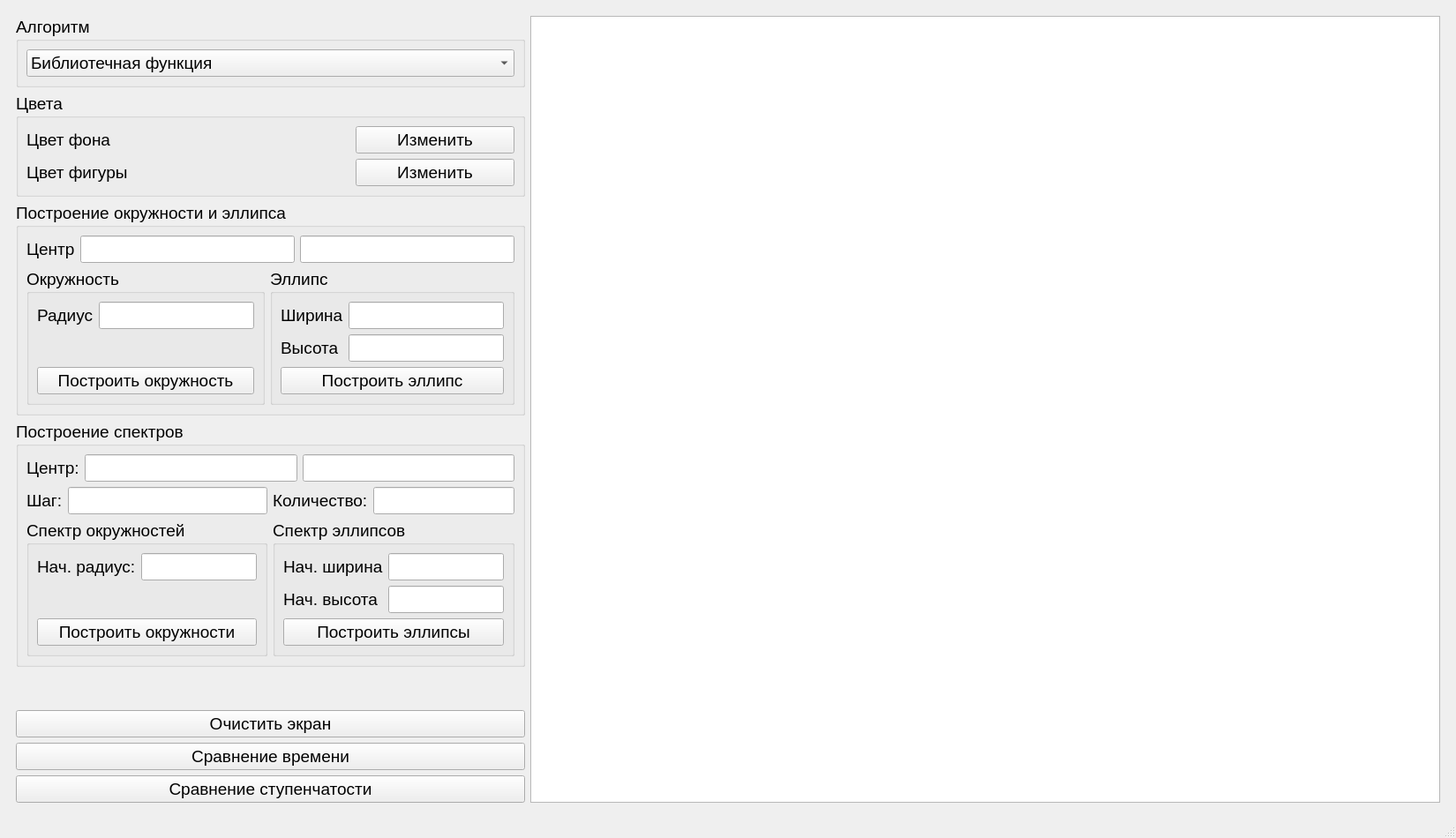
<?xml version="1.0" encoding="UTF-8"?>
<ui version="4.0">
 <class>MainWindow</class>
 <widget class="QMainWindow" name="MainWindow">
  <property name="enabled">
   <bool>true</bool>
  </property>
  <property name="geometry">
   <rect>
    <x>0</x>
    <y>0</y>
    <width>1650</width>
    <height>950</height>
   </rect>
  </property>
  <property name="sizePolicy">
   <sizepolicy hsizetype="Preferred" vsizetype="Preferred">
    <horstretch>0</horstretch>
    <verstretch>0</verstretch>
   </sizepolicy>
  </property>
  <property name="minimumSize">
   <size>
    <width>1550</width>
    <height>950</height>
   </size>
  </property>
  <property name="windowTitle">
   <string>MainWindow</string>
  </property>
  <property name="windowOpacity">
   <double>0.000000000000000</double>
  </property>
  <property name="documentMode">
   <bool>false</bool>
  </property>
  <widget class="QWidget" name="centralwidget">
   <layout class="QGridLayout" name="gridLayout_11">
    <item row="1" column="0">
     <widget class="QStackedWidget" name="stackedWidget">
      <property name="minimumSize">
       <size>
        <width>1532</width>
        <height>866</height>
       </size>
      </property>
      <property name="currentIndex">
       <number>0</number>
      </property>
      <widget class="QWidget" name="main_page">
       <property name="minimumSize">
        <size>
         <width>1632</width>
         <height>886</height>
        </size>
       </property>
       <layout class="QGridLayout" name="gridLayout_6">
        <item row="2" column="0">
         <widget class="QGroupBox" name="groupBox_3">
          <property name="sizePolicy">
           <sizepolicy hsizetype="Maximum" vsizetype="Maximum">
            <horstretch>0</horstretch>
            <verstretch>0</verstretch>
           </sizepolicy>
          </property>
          <property name="font">
           <font>
            <pointsize>14</pointsize>
           </font>
          </property>
          <property name="title">
           <string>Построение окружности и эллипса</string>
          </property>
          <layout class="QGridLayout" name="gridLayout_4">
           <item row="0" column="0" colspan="2">
            <layout class="QHBoxLayout" name="horizontalLayout_5">
             <item>
              <widget class="QLabel" name="label_3">
               <property name="sizePolicy">
                <sizepolicy hsizetype="Maximum" vsizetype="Preferred">
                 <horstretch>0</horstretch>
                 <verstretch>0</verstretch>
                </sizepolicy>
               </property>
               <property name="text">
                <string>Центр</string>
               </property>
              </widget>
             </item>
             <item>
              <widget class="QLineEdit" name="x_centre_edit">
               <property name="sizePolicy">
                <sizepolicy hsizetype="Minimum" vsizetype="Fixed">
                 <horstretch>0</horstretch>
                 <verstretch>0</verstretch>
                </sizepolicy>
               </property>
              </widget>
             </item>
             <item>
              <widget class="QLineEdit" name="y_centre_edit">
               <property name="sizePolicy">
                <sizepolicy hsizetype="Minimum" vsizetype="Fixed">
                 <horstretch>0</horstretch>
                 <verstretch>0</verstretch>
                </sizepolicy>
               </property>
              </widget>
             </item>
            </layout>
           </item>
           <item row="1" column="1" rowspan="4">
            <widget class="QGroupBox" name="groupBox_8">
             <property name="sizePolicy">
              <sizepolicy hsizetype="Maximum" vsizetype="Preferred">
               <horstretch>0</horstretch>
               <verstretch>0</verstretch>
              </sizepolicy>
             </property>
             <property name="title">
              <string>Эллипс</string>
             </property>
             <layout class="QGridLayout" name="gridLayout_10">
              <item row="1" column="0">
               <widget class="QLabel" name="label_12">
                <property name="text">
                 <string>Высота</string>
                </property>
               </widget>
              </item>
              <item row="1" column="1">
               <widget class="QLineEdit" name="ry_edit"/>
              </item>
              <item row="0" column="0">
               <widget class="QLabel" name="label_6">
                <property name="text">
                 <string>Ширина</string>
                </property>
               </widget>
              </item>
              <item row="0" column="1">
               <widget class="QLineEdit" name="rx_edit"/>
              </item>
              <item row="2" column="0" colspan="2">
               <widget class="QPushButton" name="draw_ellipse_btn">
                <property name="text">
                 <string>Построить эллипс</string>
                </property>
               </widget>
              </item>
             </layout>
            </widget>
           </item>
           <item row="1" column="0" rowspan="4">
            <widget class="QGroupBox" name="groupBox_7">
             <property name="sizePolicy">
              <sizepolicy hsizetype="Maximum" vsizetype="Preferred">
               <horstretch>0</horstretch>
               <verstretch>0</verstretch>
              </sizepolicy>
             </property>
             <property name="title">
              <string>Окружность</string>
             </property>
             <layout class="QGridLayout" name="gridLayout_8">
              <item row="4" column="0" colspan="2">
               <widget class="QPushButton" name="draw_circle_btn">
                <property name="text">
                 <string>Построить окружность</string>
                </property>
               </widget>
              </item>
              <item row="2" column="0">
               <widget class="QLabel" name="label_5">
                <property name="sizePolicy">
                 <sizepolicy hsizetype="Preferred" vsizetype="Preferred">
                  <horstretch>0</horstretch>
                  <verstretch>0</verstretch>
                 </sizepolicy>
                </property>
                <property name="text">
                 <string>Радиус</string>
                </property>
               </widget>
              </item>
              <item row="2" column="1">
               <widget class="QLineEdit" name="radius_edit">
                <property name="sizePolicy">
                 <sizepolicy hsizetype="Preferred" vsizetype="Maximum">
                  <horstretch>0</horstretch>
                  <verstretch>0</verstretch>
                 </sizepolicy>
                </property>
               </widget>
              </item>
              <item row="3" column="0">
               <widget class="QLabel" name="label_16">
                <property name="text">
                 <string/>
                </property>
               </widget>
              </item>
             </layout>
            </widget>
           </item>
          </layout>
         </widget>
        </item>
        <item row="3" column="0">
         <widget class="QGroupBox" name="groupBox_6">
          <property name="sizePolicy">
           <sizepolicy hsizetype="Ignored" vsizetype="Maximum">
            <horstretch>0</horstretch>
            <verstretch>0</verstretch>
           </sizepolicy>
          </property>
          <property name="font">
           <font>
            <pointsize>14</pointsize>
           </font>
          </property>
          <property name="title">
           <string>Построение спектров</string>
          </property>
          <layout class="QGridLayout" name="gridLayout_7">
           <item row="3" column="0">
            <widget class="QGroupBox" name="groupBox_4">
             <property name="sizePolicy">
              <sizepolicy hsizetype="Maximum" vsizetype="Preferred">
               <horstretch>0</horstretch>
               <verstretch>0</verstretch>
              </sizepolicy>
             </property>
             <property name="title">
              <string>Спектр окружностей</string>
             </property>
             <layout class="QGridLayout" name="gridLayout_5">
              <item row="0" column="0">
               <widget class="QLabel" name="label_14">
                <property name="sizePolicy">
                 <sizepolicy hsizetype="Maximum" vsizetype="Preferred">
                  <horstretch>0</horstretch>
                  <verstretch>0</verstretch>
                 </sizepolicy>
                </property>
                <property name="text">
                 <string>Нач. радиус:</string>
                </property>
               </widget>
              </item>
              <item row="0" column="1">
               <widget class="QLineEdit" name="start_radius_edit">
                <property name="sizePolicy">
                 <sizepolicy hsizetype="Maximum" vsizetype="Fixed">
                  <horstretch>0</horstretch>
                  <verstretch>0</verstretch>
                 </sizepolicy>
                </property>
               </widget>
              </item>
              <item row="3" column="0" colspan="2">
               <widget class="QPushButton" name="draw_circle_spectra_btn">
                <property name="sizePolicy">
                 <sizepolicy hsizetype="Preferred" vsizetype="Fixed">
                  <horstretch>0</horstretch>
                  <verstretch>0</verstretch>
                 </sizepolicy>
                </property>
                <property name="text">
                 <string>Построить окружности</string>
                </property>
               </widget>
              </item>
              <item row="1" column="0">
               <widget class="QLabel" name="label_17">
                <property name="sizePolicy">
                 <sizepolicy hsizetype="Maximum" vsizetype="Preferred">
                  <horstretch>0</horstretch>
                  <verstretch>0</verstretch>
                 </sizepolicy>
                </property>
                <property name="text">
                 <string/>
                </property>
               </widget>
              </item>
             </layout>
            </widget>
           </item>
           <item row="2" column="0">
            <layout class="QHBoxLayout" name="horizontalLayout_3">
             <item>
              <widget class="QLabel" name="label_4">
               <property name="sizePolicy">
                <sizepolicy hsizetype="Maximum" vsizetype="Preferred">
                 <horstretch>0</horstretch>
                 <verstretch>0</verstretch>
                </sizepolicy>
               </property>
               <property name="text">
                <string>Шаг:</string>
               </property>
              </widget>
             </item>
             <item>
              <widget class="QLineEdit" name="step_spectra_edit">
               <property name="sizePolicy">
                <sizepolicy hsizetype="Preferred" vsizetype="Fixed">
                 <horstretch>0</horstretch>
                 <verstretch>0</verstretch>
                </sizepolicy>
               </property>
              </widget>
             </item>
            </layout>
           </item>
           <item row="3" column="1">
            <widget class="QGroupBox" name="groupBox_9">
             <property name="sizePolicy">
              <sizepolicy hsizetype="Preferred" vsizetype="Preferred">
               <horstretch>0</horstretch>
               <verstretch>0</verstretch>
              </sizepolicy>
             </property>
             <property name="title">
              <string>Спектр эллипсов</string>
             </property>
             <layout class="QGridLayout" name="gridLayout_9">
              <item row="0" column="1">
               <widget class="QLineEdit" name="start_w_edit">
                <property name="sizePolicy">
                 <sizepolicy hsizetype="Maximum" vsizetype="Fixed">
                  <horstretch>0</horstretch>
                  <verstretch>0</verstretch>
                 </sizepolicy>
                </property>
               </widget>
              </item>
              <item row="2" column="0" colspan="2">
               <widget class="QPushButton" name="draw_ellipse_scpectra_btn">
                <property name="sizePolicy">
                 <sizepolicy hsizetype="Preferred" vsizetype="Fixed">
                  <horstretch>0</horstretch>
                  <verstretch>0</verstretch>
                 </sizepolicy>
                </property>
                <property name="text">
                 <string>Построить эллипсы</string>
                </property>
               </widget>
              </item>
              <item row="0" column="0">
               <widget class="QLabel" name="label_7">
                <property name="sizePolicy">
                 <sizepolicy hsizetype="Maximum" vsizetype="Preferred">
                  <horstretch>0</horstretch>
                  <verstretch>0</verstretch>
                 </sizepolicy>
                </property>
                <property name="text">
                 <string>Нач. ширина</string>
                </property>
               </widget>
              </item>
              <item row="1" column="0">
               <widget class="QLabel" name="label_15">
                <property name="text">
                 <string>Нач. высота</string>
                </property>
               </widget>
              </item>
              <item row="1" column="1">
               <widget class="QLineEdit" name="start_h_edit">
                <property name="sizePolicy">
                 <sizepolicy hsizetype="Maximum" vsizetype="Fixed">
                  <horstretch>0</horstretch>
                  <verstretch>0</verstretch>
                 </sizepolicy>
                </property>
               </widget>
              </item>
             </layout>
            </widget>
           </item>
           <item row="2" column="1">
            <layout class="QHBoxLayout" name="horizontalLayout_4">
             <item>
              <widget class="QLabel" name="label_8">
               <property name="sizePolicy">
                <sizepolicy hsizetype="Maximum" vsizetype="Preferred">
                 <horstretch>0</horstretch>
                 <verstretch>0</verstretch>
                </sizepolicy>
               </property>
               <property name="text">
                <string>Количество:</string>
               </property>
              </widget>
             </item>
             <item>
              <widget class="QLineEdit" name="num_spectra_edit">
               <property name="sizePolicy">
                <sizepolicy hsizetype="Preferred" vsizetype="Fixed">
                 <horstretch>0</horstretch>
                 <verstretch>0</verstretch>
                </sizepolicy>
               </property>
              </widget>
             </item>
            </layout>
           </item>
           <item row="0" column="0" colspan="2">
            <layout class="QHBoxLayout" name="horizontalLayout_2">
             <property name="sizeConstraint">
              <enum>QLayout::SizeConstraint::SetMinimumSize</enum>
             </property>
             <item>
              <widget class="QLabel" name="label_13">
               <property name="sizePolicy">
                <sizepolicy hsizetype="Maximum" vsizetype="Preferred">
                 <horstretch>0</horstretch>
                 <verstretch>0</verstretch>
                </sizepolicy>
               </property>
               <property name="text">
                <string>Центр:</string>
               </property>
              </widget>
             </item>
             <item>
              <widget class="QLineEdit" name="x_spectra_edit">
               <property name="sizePolicy">
                <sizepolicy hsizetype="Preferred" vsizetype="Fixed">
                 <horstretch>0</horstretch>
                 <verstretch>0</verstretch>
                </sizepolicy>
               </property>
              </widget>
             </item>
             <item>
              <widget class="QLineEdit" name="y_spectra_edit">
               <property name="sizePolicy">
                <sizepolicy hsizetype="Preferred" vsizetype="Fixed">
                 <horstretch>0</horstretch>
                 <verstretch>0</verstretch>
                </sizepolicy>
               </property>
              </widget>
             </item>
            </layout>
           </item>
          </layout>
         </widget>
        </item>
        <item row="0" column="0">
         <widget class="QGroupBox" name="groupBox">
          <property name="sizePolicy">
           <sizepolicy hsizetype="Preferred" vsizetype="Maximum">
            <horstretch>0</horstretch>
            <verstretch>0</verstretch>
           </sizepolicy>
          </property>
          <property name="font">
           <font>
            <pointsize>14</pointsize>
           </font>
          </property>
          <property name="title">
           <string>Алгоритм</string>
          </property>
          <layout class="QVBoxLayout" name="verticalLayout">
           <item>
            <widget class="QComboBox" name="algorithm_box">
             <property name="sizePolicy">
              <sizepolicy hsizetype="Preferred" vsizetype="Fixed">
               <horstretch>0</horstretch>
               <verstretch>0</verstretch>
              </sizepolicy>
             </property>
             <item>
              <property name="text">
               <string>Библиотечная функция</string>
              </property>
             </item>
             <item>
              <property name="text">
               <string>Каноническое уравнение</string>
              </property>
             </item>
             <item>
              <property name="text">
               <string>Параметрическое уравнение</string>
              </property>
             </item>
             <item>
              <property name="text">
               <string>Брезенхем</string>
              </property>
             </item>
             <item>
              <property name="text">
               <string>Средней точки</string>
              </property>
             </item>
            </widget>
           </item>
          </layout>
         </widget>
        </item>
        <item row="0" column="1" rowspan="9">
         <widget class="QGraphicsView" name="graphics_view">
          <property name="sizePolicy">
           <sizepolicy hsizetype="Minimum" vsizetype="Minimum">
            <horstretch>1</horstretch>
            <verstretch>0</verstretch>
           </sizepolicy>
          </property>
          <property name="verticalScrollBarPolicy">
           <enum>Qt::ScrollBarPolicy::ScrollBarAlwaysOff</enum>
          </property>
          <property name="horizontalScrollBarPolicy">
           <enum>Qt::ScrollBarPolicy::ScrollBarAlwaysOff</enum>
          </property>
         </widget>
        </item>
        <item row="1" column="0">
         <widget class="QGroupBox" name="groupBox_2">
          <property name="enabled">
           <bool>true</bool>
          </property>
          <property name="sizePolicy">
           <sizepolicy hsizetype="Preferred" vsizetype="Maximum">
            <horstretch>0</horstretch>
            <verstretch>0</verstretch>
           </sizepolicy>
          </property>
          <property name="font">
           <font>
            <pointsize>14</pointsize>
           </font>
          </property>
          <property name="title">
           <string>Цвета</string>
          </property>
          <layout class="QVBoxLayout" name="verticalLayout_2">
           <item>
            <layout class="QGridLayout" name="gridLayout_2">
             <item row="1" column="2">
              <widget class="QPushButton" name="change_back_color_btn">
               <property name="text">
                <string>Изменить</string>
               </property>
              </widget>
             </item>
             <item row="1" column="1">
              <widget class="QWidget" name="background_color_widget" native="true">
               <property name="sizePolicy">
                <sizepolicy hsizetype="Minimum" vsizetype="Preferred">
                 <horstretch>0</horstretch>
                 <verstretch>0</verstretch>
                </sizepolicy>
               </property>
              </widget>
             </item>
             <item row="1" column="0">
              <widget class="QLabel" name="label">
               <property name="text">
                <string>Цвет фона</string>
               </property>
              </widget>
             </item>
            </layout>
           </item>
           <item>
            <layout class="QGridLayout" name="gridLayout_3">
             <item row="1" column="1">
              <widget class="QWidget" name="line_color_widget" native="true">
               <property name="sizePolicy">
                <sizepolicy hsizetype="Minimum" vsizetype="Preferred">
                 <horstretch>0</horstretch>
                 <verstretch>0</verstretch>
                </sizepolicy>
               </property>
              </widget>
             </item>
             <item row="1" column="2">
              <widget class="QPushButton" name="change_figure_color_btn">
               <property name="text">
                <string>Изменить</string>
               </property>
              </widget>
             </item>
             <item row="1" column="0">
              <widget class="QLabel" name="label_2">
               <property name="text">
                <string>Цвет фигуры</string>
               </property>
              </widget>
             </item>
            </layout>
           </item>
          </layout>
         </widget>
        </item>
        <item row="8" column="0">
         <widget class="QPushButton" name="step_cmp_btn">
          <property name="sizePolicy">
           <sizepolicy hsizetype="Preferred" vsizetype="Fixed">
            <horstretch>0</horstretch>
            <verstretch>0</verstretch>
           </sizepolicy>
          </property>
          <property name="font">
           <font>
            <pointsize>14</pointsize>
           </font>
          </property>
          <property name="text">
           <string>Сравнение ступенчатости</string>
          </property>
         </widget>
        </item>
        <item row="7" column="0">
         <widget class="QPushButton" name="time_cmp_btn">
          <property name="sizePolicy">
           <sizepolicy hsizetype="Preferred" vsizetype="Fixed">
            <horstretch>0</horstretch>
            <verstretch>0</verstretch>
           </sizepolicy>
          </property>
          <property name="font">
           <font>
            <pointsize>14</pointsize>
           </font>
          </property>
          <property name="text">
           <string>Сравнение времени</string>
          </property>
         </widget>
        </item>
        <item row="6" column="0">
         <widget class="QPushButton" name="clear_btn">
          <property name="sizePolicy">
           <sizepolicy hsizetype="Preferred" vsizetype="Fixed">
            <horstretch>0</horstretch>
            <verstretch>0</verstretch>
           </sizepolicy>
          </property>
          <property name="font">
           <font>
            <pointsize>14</pointsize>
           </font>
          </property>
          <property name="text">
           <string>Очистить экран</string>
          </property>
         </widget>
        </item>
       </layout>
      </widget>
      <widget class="QWidget" name="time_page">
       <layout class="QVBoxLayout" name="verticalLayout_3">
        <item>
         <widget class="QPushButton" name="back_btn">
          <property name="sizePolicy">
           <sizepolicy hsizetype="Maximum" vsizetype="Maximum">
            <horstretch>0</horstretch>
            <verstretch>0</verstretch>
           </sizepolicy>
          </property>
          <property name="font">
           <font>
            <pointsize>14</pointsize>
           </font>
          </property>
          <property name="text">
           <string>На главную</string>
          </property>
         </widget>
        </item>
        <item>
         <widget class="QGroupBox" name="groupBox_5">
          <property name="sizePolicy">
           <sizepolicy hsizetype="Maximum" vsizetype="Maximum">
            <horstretch>0</horstretch>
            <verstretch>0</verstretch>
           </sizepolicy>
          </property>
          <property name="font">
           <font>
            <pointsize>14</pointsize>
           </font>
          </property>
          <property name="title">
           <string>Данные для замеров</string>
          </property>
          <layout class="QGridLayout" name="gridLayout">
           <item row="0" column="1">
            <widget class="QLineEdit" name="len_edit">
             <property name="sizePolicy">
              <sizepolicy hsizetype="Maximum" vsizetype="Fixed">
               <horstretch>0</horstretch>
               <verstretch>0</verstretch>
              </sizepolicy>
             </property>
            </widget>
           </item>
           <item row="0" column="0">
            <widget class="QLabel" name="label_9">
             <property name="sizePolicy">
              <sizepolicy hsizetype="Maximum" vsizetype="Preferred">
               <horstretch>0</horstretch>
               <verstretch>0</verstretch>
              </sizepolicy>
             </property>
             <property name="text">
              <string>Длина отрезка</string>
             </property>
            </widget>
           </item>
           <item row="0" column="3">
            <widget class="QLineEdit" name="angle_time_edit">
             <property name="sizePolicy">
              <sizepolicy hsizetype="Maximum" vsizetype="Fixed">
               <horstretch>0</horstretch>
               <verstretch>0</verstretch>
              </sizepolicy>
             </property>
            </widget>
           </item>
           <item row="0" column="5">
            <widget class="QPushButton" name="time_measurement_btn">
             <property name="text">
              <string>Исследовать</string>
             </property>
            </widget>
           </item>
           <item row="0" column="2">
            <widget class="QLabel" name="label_10">
             <property name="sizePolicy">
              <sizepolicy hsizetype="Maximum" vsizetype="Preferred">
               <horstretch>0</horstretch>
               <verstretch>0</verstretch>
              </sizepolicy>
             </property>
             <property name="text">
              <string>Угол наклона</string>
             </property>
            </widget>
           </item>
           <item row="0" column="4">
            <spacer name="horizontalSpacer">
             <property name="orientation">
              <enum>Qt::Orientation::Horizontal</enum>
             </property>
             <property name="sizeHint" stdset="0">
              <size>
               <width>40</width>
               <height>20</height>
              </size>
             </property>
            </spacer>
           </item>
          </layout>
         </widget>
        </item>
        <item>
         <layout class="QVBoxLayout" name="time_layout">
          <item>
           <widget class="QLabel" name="label_11">
            <property name="text">
             <string/>
            </property>
           </widget>
          </item>
         </layout>
        </item>
       </layout>
      </widget>
      <widget class="QWidget" name="step_page">
       <layout class="QVBoxLayout" name="verticalLayout_4">
        <item>
         <widget class="QPushButton" name="back_btn_2">
          <property name="sizePolicy">
           <sizepolicy hsizetype="Maximum" vsizetype="Maximum">
            <horstretch>0</horstretch>
            <verstretch>0</verstretch>
           </sizepolicy>
          </property>
          <property name="font">
           <font>
            <pointsize>14</pointsize>
           </font>
          </property>
          <property name="text">
           <string>На главную</string>
          </property>
         </widget>
        </item>
        <item>
         <layout class="QGridLayout" name="step_layout"/>
        </item>
       </layout>
      </widget>
     </widget>
    </item>
   </layout>
  </widget>
  <widget class="QMenuBar" name="menubar">
   <property name="geometry">
    <rect>
     <x>0</x>
     <y>0</y>
     <width>1650</width>
     <height>23</height>
    </rect>
   </property>
  </widget>
  <widget class="QStatusBar" name="statusbar"/>
 </widget>
 <resources/>
 <connections/>
</ui>
